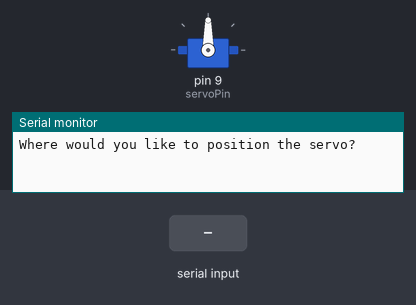
Bench run of a sketch on a simulated Arduino Uno, built with avr-gcc and run on an emulated ATmega328P. Shown: servo, the last lines printed to the serial monitor. The test bench sets the inputs (shaded band).

Above: at 1.2 s.
1.3 s: "30,150\n" received over Serial
At 3.3 s:
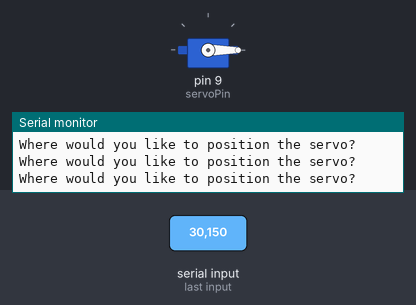
3.8 s: "90,45\n" received over Serial
At 4.6 s:
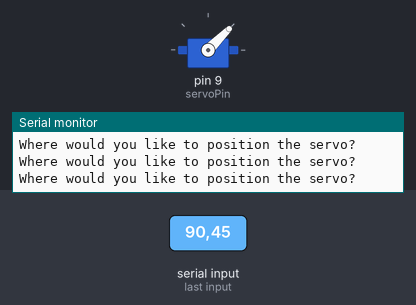
6.3 s: "200\n" received over Serial
At 6.6 s:
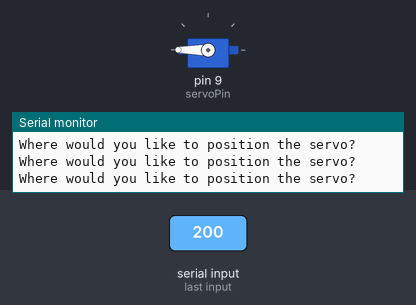
Timing chart, 0 to 9.3 s (numbered marks = the images above; inputs shaded):
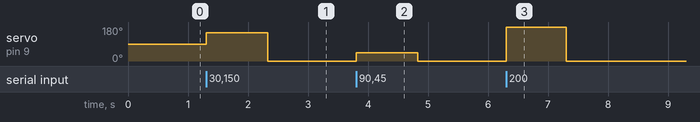

Measured:
- after the input at 1.3 s, servo on pin 9 (servoPin): 90° → 150° at once, → 0° 1.0 s later
- after the input at 3.8 s, servo on pin 9 (servoPin): 0° → 45° at once, → 0° 1.0 s later
- after the input at 6.3 s, servo on pin 9 (servoPin): 0° → 180° at once, → 0° 1.0 s later

The sketch:

sketch_apr01a-servo.ino.ino
```cpp
#include <Servo.h>
int pos=0;
int servoPin = 9;
int servoDelay = 25;

Servo myPointer;

void setup() {
  Serial.begin(9600);
  myPointer.attach(servoPin);

}

void loop() {
  Serial.println("Where would you like to position the servo? ");
  while (Serial.available()==0) {
  }
  pos=Serial.parseInt();
  myPointer.write(pos);
}
```
